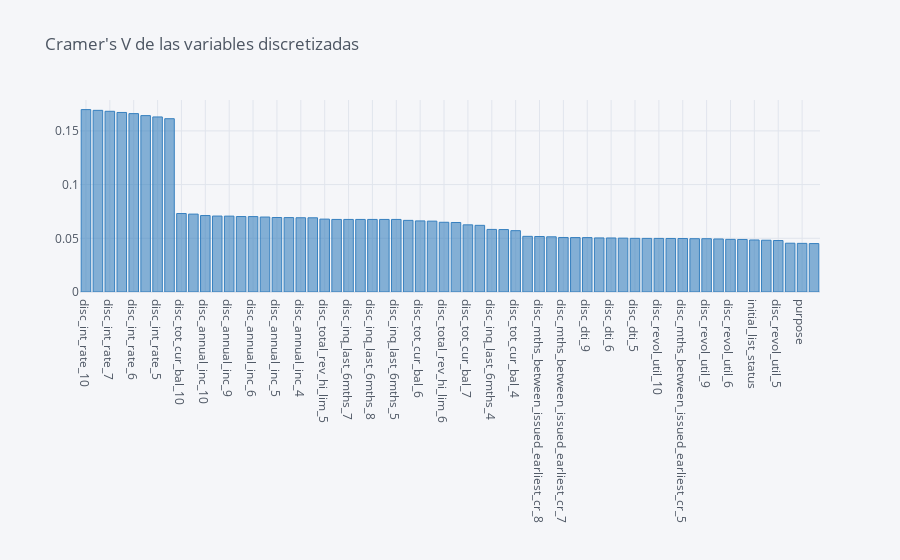

The notebook cell saved with this chart:
### Markdown cell above
### $\chi^2$ test

### Code cell
chi=pd.Series(dict(zip(best_iv['variable'],map(lambda x:chi2_contingency(pd.crosstab(train[x],train[target])).statistic,best_iv['variable']))))\
.reset_index().rename(columns={'index':'variable',0:'chi2'})
chi['cramer_V']=np.sqrt(chi['chi2']/train.shape[0])
chi=chi.sort_values('cramer_V',ascending=False)
chi.iplot(kind='bar',x='variable',y='cramer_V',title='Cramer\'s V de las variables discretizadas',colors=['blue'])

### Figure 1 — Plotly figure (JSON) as saved in the notebook; plotly's stock layout.template omitted (floating-point values rounded to 4 significant figures)
{"data": [{"marker": {"color": "rgba(55, 128, 191, 0.6)", "line": {"color": "rgba(55, 128, 191, 1.0)", "width": 1}}, "name": "cramer_V", "orientation": "v", "text": "", "type": "bar", "x": ["disc_int_rate_10", "disc_int_rate_9", "disc_int_rate_7", "disc_int_rate_8", "disc_int_rate_6", "grade", "disc_int_rate_5", "disc_int_rate_4", "disc_tot_cur_bal_10", "disc_total_rev_hi_lim_10", "disc_annual_inc_10", "disc_annual_inc_8", "disc_annual_inc_9", "disc_annual_inc_7", "disc_annual_inc_6", "disc_tot_cur_bal_8", "disc_annual_inc_5", "disc_total_rev_hi_lim_8", "disc_annual_inc_4", "disc_tot_cur_bal_5", "disc_total_rev_hi_lim_5", "disc_inq_last_6mths_10", "disc_inq_last_6mths_7", "disc_inq_last_6mths_9", "disc_inq_last_6mths_8", "disc_inq_last_6mths_6", "disc_inq_last_6mths_5", "disc_tot_cur_bal_9", "disc_tot_cur_bal_6", "disc_total_rev_hi_lim_9", "disc_total_rev_hi_lim_6", "term", "disc_tot_cur_bal_7", "disc_total_rev_hi_lim_7", "disc_inq_last_6mths_4", "disc_total_rev_hi_lim_4", "disc_tot_cur_bal_4", "disc_mths_between_issued_earliest_cr_10", "disc_mths_between_issued_earliest_cr_8", "disc_mths_between_issued_earliest_cr_9", "disc_mths_between_issued_earliest_cr_7", "disc_dti_10", "disc_dti_9", "disc_dti_7", "disc_dti_6", "disc_dti_8", "disc_dti_5", "disc_revol_util_8", "disc_revol_util_10", "disc_mths_between_issued_earliest_cr_6", "disc_mths_between_issued_earliest_cr_5", "disc_mths_between_issued_earliest_cr_4", "disc_revol_util_9", "disc_dti_4", "disc_revol_util_6", "disc_revol_util_7", "initial_list_status", "disc_revol_util_4", "disc_revol_util_5", "home_ownership", "purpose", "verification_status"], "y": [0.1698, 0.1692, 0.1683, 0.1672, 0.1661, 0.1642, 0.163, 0.1614, 0.07307, 0.07253, 0.07119, 0.07072, 0.07063, 0.07026, 0.07022, 0.06979, 0.06936, 0.06928, 0.06914, 0.0691, 0.06787, 0.06757, 0.06757, 0.06757, 0.06757, 0.06757, 0.06757, 0.0667, 0.06618, 0.06598, 0.06492, 0.06472, 0.06254, 0.06208, 0.05828, 0.05815, 0.05711, 0.05183, 0.05167, 0.0514, 0.05076, 0.0507, 0.05067, 0.05034, 0.05029, 0.05014, 0.04995, 0.0499, 0.0499, 0.04985, 0.0498, 0.04963, 0.04963, 0.04937, 0.049, 0.04892, 0.04844, 0.0482, 0.04794, 0.04543, 0.04527, 0.04509]}], "layout": {"legend": {"bgcolor": "#F5F6F9", "font": {"color": "#4D5663"}}, "paper_bgcolor": "#F5F6F9", "plot_bgcolor": "#F5F6F9", "title": {"font": {"color": "#4D5663"}, "text": "Cramer's V de las variables discretizadas"}, "xaxis": {"gridcolor": "#E1E5ED", "showgrid": true, "tickfont": {"color": "#4D5663"}, "title": {"font": {"color": "#4D5663"}, "text": ""}, "zerolinecolor": "#E1E5ED"}, "yaxis": {"gridcolor": "#E1E5ED", "showgrid": true, "tickfont": {"color": "#4D5663"}, "title": {"font": {"color": "#4D5663"}, "text": ""}, "zerolinecolor": "#E1E5ED"}}}
